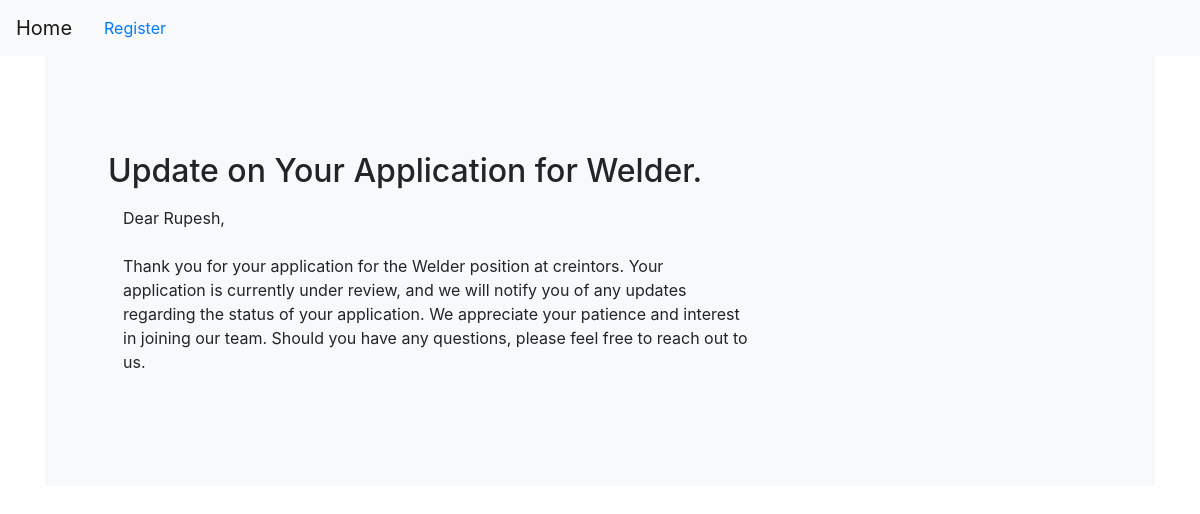
Page /job/message/6/ on the earlier database version.
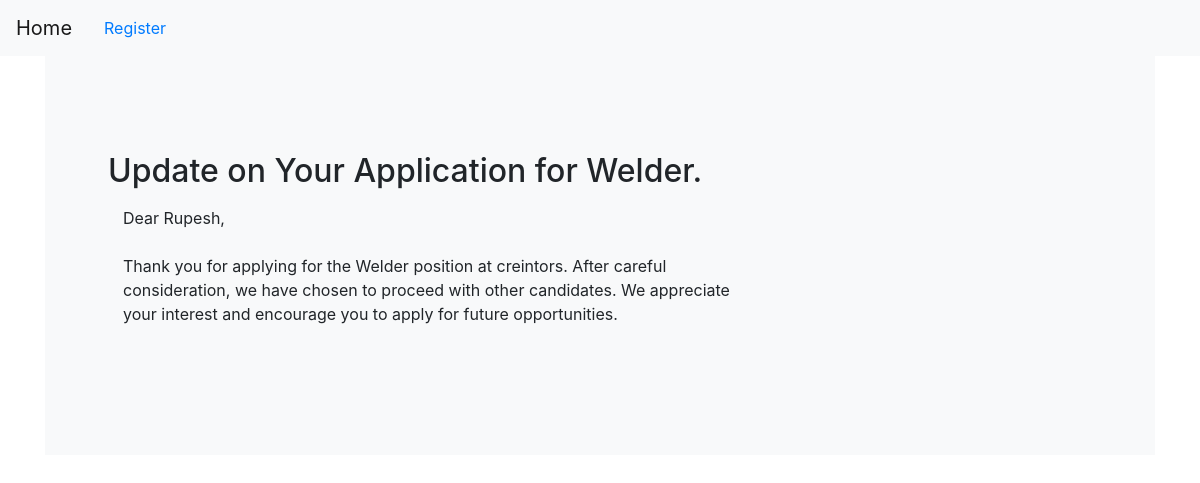
Same page on the later database version.
### job/models.py (models this page shows, shortened)
class Applyjobs(models.Model):
    status_choices=(
        ('Accepted','Accepted'),
        ('Declined','Declined'),
        ('Pending','Pending'),
    )
    user=models.ForeignKey(User,on_delete=models.CASCADE)
    job=models.ForeignKey(Job,on_delete=models.CASCADE)
    timestamp=models.DateTimeField()
    status=models.CharField(max_length=20 ,choices=status_choices)
    remarks=models.CharField(max_length=200,blank=True,null=True)

class Job(models.Model):
    user=models.ForeignKey(User,on_delete=models.CASCADE)
    company=models.ForeignKey(Company,on_delete=models.CASCADE)
    title=models.CharField(max_length=100)
    state=models.ForeignKey(State,on_delete=models.CASCADE,blank=True,null=True)
    city=models.ForeignKey(City,on_delete=models.CASCADE,blank=True,null=True)
    salary=models.PositiveIntegerField()
    vacancy=models.PositiveIntegerField()
    exp_requried=models.PositiveIntegerField(null=True)
    description=models.TextField(default='Default description')
    is_available=models.BooleanField(default=True)
    timestamp=models.DateTimeField()

### users/models.py (models this page shows)
class User(AbstractUser):
    email = models.EmailField(unique=True)
    is_recruiter = models.BooleanField(default=False)
    is_applicant = models.BooleanField(default=False)
    has_resume = models.BooleanField(default=False)
    has_company = models.BooleanField(default=False)

### resume/models.py (models this page shows, shortened)
class Resume(models.Model):
    user=models.OneToOneField(settings.AUTH_USER_MODEL, on_delete=models.CASCADE)
    first_name=models.CharField(max_length=100,null=True,blank=True)
    surname=models.CharField(max_length=100,null=True,blank=True)
    location=models.ForeignKey(City,on_delete=models.CASCADE, null=True,blank=True)
    job_title=models.CharField(max_length=100,null=True,blank=True)
    cert_type=models.CharField(max_length=200,blank=True)
    welding_type=models.CharField(max_length=200,blank=True)
    cert_upload=models.ImageField(upload_to="",blank=True)
    current_company=models.CharField(max_length=100,null=True,blank=True)
    experience=models.PositiveIntegerField(null=True,blank=True)
    profile_photo=models.ImageField(upload_to="",blank=True)

### company/models.py (models this page shows)
class Company(models.Model):
    user=models.OneToOneField(settings.AUTH_USER_MODEL,on_delete=models.CASCADE)
    name=models.CharField(max_length=100,null=True,blank=True)
    est_date=models.PositiveIntegerField(null=True,blank=True)
    state=models.ForeignKey(State,on_delete=models.CASCADE,null=True,blank=True)
    city=models.ForeignKey(City,on_delete=models.CASCADE,null=True,blank=True)
    gst_number = models.CharField(max_length=15, unique=True,blank=True,null=True)
    desc=models.TextField(default='Default description')
    def __str__(self) :
        return self.name if self.name else "Unnamed Company"

### job/views.py (the view)
# urls.py: path('message/<int:pk>/',views.message_display,name='message')
def message_display(request,pk):
    application = get_object_or_404(Applyjobs, pk=pk)
    return render(request,'job/application_status_message.html',{'application':application})

### templates/job/application_status_message.html
{% extends "base.html" %}
{% load static %}
{%load widget_tweaks%}
{% block body %}
{% if application.status == 'Accepted' %}
<section class="p-5 mb-4 bg-light rounded-3">
    <div class="container-fluid py-5">
        <h2 class="display-5 fw-bold">Congratulations! Your Application for {{application.job.title}}  is accepted.</h2>
        <p class="col-md-8 fs-5 mt-3">
            Dear {{application.user.resume.first_name}},<br><br>
            We are pleased to inform you that your application for the {{application.job.title}} position at {{application.job.company}}  has been accepted. We are excited to have you join our team. You will receive further details and next steps via email from our company email soon from the email given below.        </p>
        <p class="col-md-8 fs-5 mt-3">
            Email:{{application.job.company.user.email}}
        </p>
    </div>
</section>
{% elif application.status == 'Declined' %}
<section class="p-5 mb-4 bg-light rounded-3">
    <div class="container-fluid py-5">
        <h2 class="display-5 fw-bold">Update on Your Application for {{application.job.title}}.</h2>
        <p class="col-md-8 fs-5 mt-3">
            Dear {{application.user.resume.first_name}},<br><br>
            Thank you for applying for the {{application.job.title}} position at {{application.job.company}}. After careful consideration, we have chosen to proceed with other candidates. We appreciate your interest and encourage you to apply for future opportunities.<p class="col-md-8 fs-5 mt-3">
        </p>
    </div>
</section>
{% else %}
<section class="p-5 mb-4 bg-light rounded-3">
    <div class="container-fluid py-5">
        <h2 class="display-5 fw-bold">Update on Your Application for {{application.job.title}}.</h2>
        <p class="col-md-8 fs-5 mt-3">
            Dear {{application.user.resume.first_name}},<br><br>
            Thank you for your application for the {{application.job.title}} position at {{application.job.company}}. Your application is currently under review, and we will notify you of any updates regarding the status of your application. We appreciate your patience and interest in joining our team. Should you have any questions, please feel free to reach out to us.
        </p>
    </div>
</section>
{% endif %}
{% endblock body%}

Differences in the rows shown:
changed Applyjobs "Welder": status "Pending" → "Declined" (drawn)
Other differences:
text no longer shown: "Thank you for your application for the . Your application is currently under review, and we will notify you of any updates regarding the status of your application. We appreciate your patience and interest in joining our team. Should you have any questions, please feel free to reach out to us."
text now shown: "Thank you for applying for the . After careful consideration, we have chosen to proceed with other candidates. We appreciate your interest and encourage you to apply for future opportunities."
